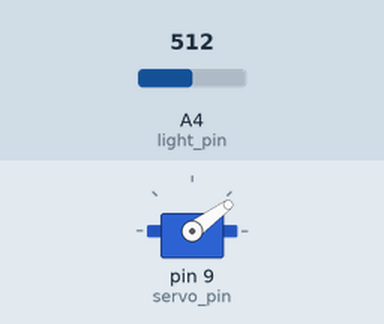
Simulated run of this sketch. Board: Arduino Uno, built with avr-gcc and run on an emulated ATmega328P. Shown: servo. The test bench sets the inputs (shaded band); at power-on: A4 (light_pin) = 512.

Above: at 1.2 s.
1.3 s: A4 (light_pin) set to 716
At 2.2 s:
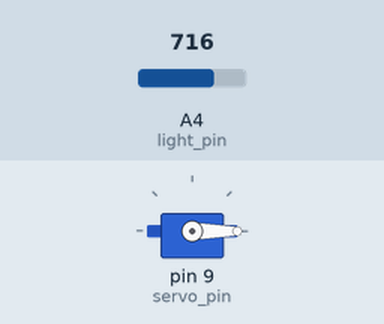
2.8 s: A4 (light_pin) set to 306
At 3.3 s:
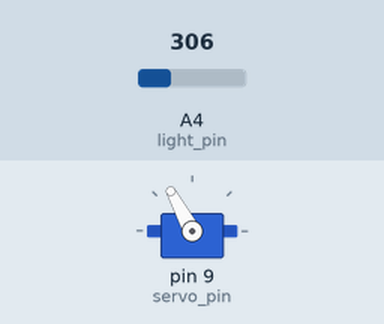
4.3 s: A4 (light_pin) set to 122
At 5.5 s:
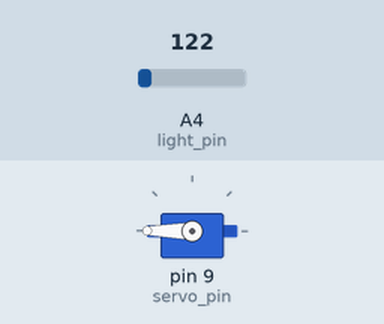
5.8 s: A4 (light_pin) set to 511
At 6.8 s:
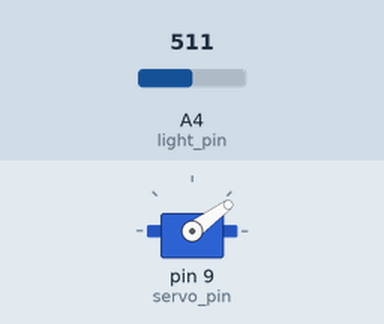
7.3 s: A4 (light_pin) set to 900
At 8.0 s:
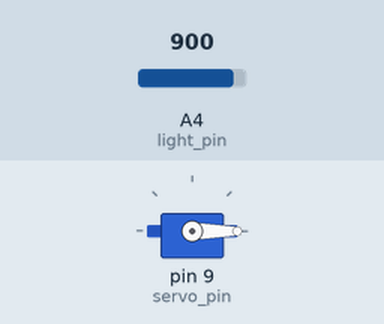
Timing chart, 0 to 9.8 s (numbered marks = the images above; inputs shaded):
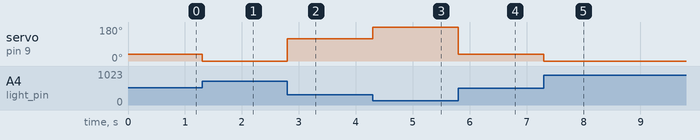

The sketch:

31_Light_Sensitive_Servos.ino
```cpp
#include <Servo.h>

int servo_pin = 9;
int light_pin = A4;

int light_value;
int servo_position;

Servo my_servo;

void setup() {
  // put your setup code here, to run once:
  pinMode(light_pin, INPUT);
  pinMode(servo_pin, OUTPUT);

  my_servo.attach(servo_pin);
}

void loop() {
  // put your main code here, to run repeatedly:
  light_value = analogRead(light_pin);

  servo_position = map(light_value, 150, 600, 180, 0);
  // servo_position = (17460. - 18*light_value) / 95.; // light_va --> 20 - 970 and angle --> 180 - 0

  my_servo.write(servo_position);

}
```

Measured:
- after the input at 1.3 s, servo on pin 9 (servo_pin): 36° → 0° at once
- after the input at 2.8 s, servo on pin 9 (servo_pin): 0° → 118° at once
- after the input at 4.3 s, servo on pin 9 (servo_pin): 118° → 180° at once
- after the input at 5.8 s, servo on pin 9 (servo_pin): 180° → 36° at once
- after the input at 7.3 s, servo on pin 9 (servo_pin): 36° → 0° at once
